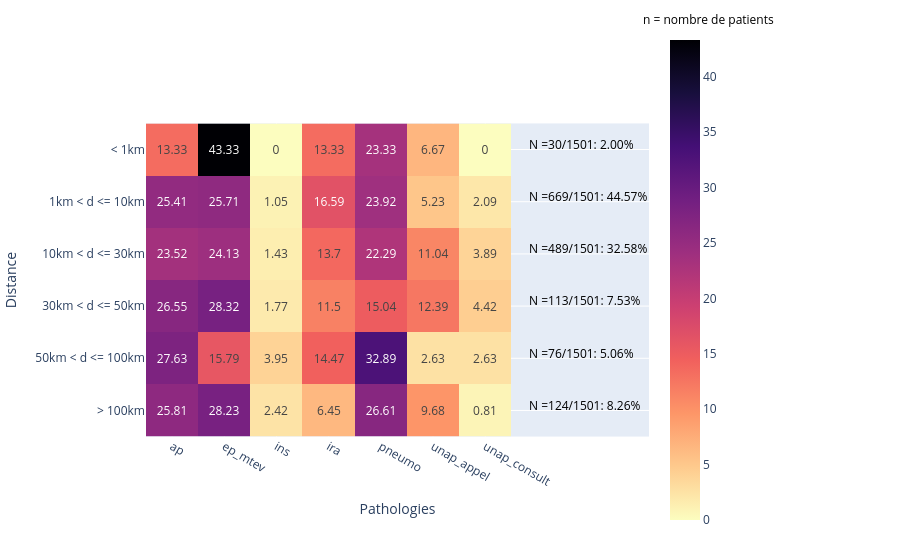

The cell this chart's notebook holds for it:
### Markdown cell above
##### Heatmap en pourcentage centre de paris

### Code cell
# Lecture du fichier CSV
df_tab_dist_paris = pd.read_csv('../geocodeur/from_hegp/data/data_octobre_2023/dist_em_paris.csv', sep=";")

# Configuration de l'index et conversion des colonnes en entiers
df_tab_dist_paris.index = df_tab_dist_paris['distance']
df_tab_dist_paris = df_tab_dist_paris.drop('distance', axis=1)
df_tab_dist_paris[['ap','ep_mtev','ins', 'ira', 'pneumo', 'unap_appel','unap_consult', 'total']] = df_tab_dist_paris[['ap','ep_mtev','ins', 'ira', 'pneumo', 'unap_appel','unap_consult', 'total']].astype(int)

# Calcul de la somme des patients pour chaque ligne (sans 'total')
df_tab_dist_paris['Sum'] = df_tab_dist_paris[['ap','ep_mtev','ins', 'ira', 'pneumo', 'unap_appel','unap_consult']].sum(axis=1)

# Diviser chaque colonne par la colonne 'total'
for column in ['ap','ep_mtev','ins', 'ira', 'pneumo', 'unap_appel','unap_consult']:
    df_tab_dist_paris[column] = ((df_tab_dist_paris[column] / df_tab_dist_paris['total'])*100).round(2)

# Création de la heatmap sans la colonne 'total' et la colonne fictive pour espacement
fig = px.imshow(df_tab_dist_paris.drop(['total', 'Sum'], axis=1), text_auto=True, color_continuous_scale='magma_r')


# Ajout de la somme des patients à la heatmap
for i, sum_value in enumerate(df_tab_dist_paris['Sum']):
    pourcentage = (sum_value/df_tab_dist_paris['total'].sum())*100
    fig.add_annotation(
        dict(
            text=f"N ={sum_value}/{df_tab_dist_paris['total'].sum()}: {pourcentage:.2f}%",
            x=len(df_tab_dist_paris.columns) - 2.2,  # Placer un peu à droite de la dernière colonne de données
            y= i - 0.1, 
            xref="x", 
            yref="y", 
            showarrow=False, 
            font=dict(color="black", size=12),
            xanchor="left",
            yanchor = "middle"
        )
    )

fig.add_annotation(
    dict(
        text="n = nombre de patients",
        x=1.115,  # Position horizontale au milieu de la heatmap
        y=1,  # Position verticale juste au-dessus de la heatmap
        xref="paper",  # Référence de la position horizontale
        yref="paper",  # Référence de la position verticale
        showarrow=False,  # Pas de flèche
        font=dict(color="black", size=12),
        xanchor="center",  # Alignement horizontal au centre
        yanchor="bottom"  # Alignement vertical en bas
    )
)

# Ajustement des marges pour la légende
fig.update_layout(
    margin=dict(l=30, r=250, t=30, b=30),  # Augmenter 'r' pour laisser plus de place pour la légende
    xaxis_title="Pathologies",
    yaxis_title="Distance",
    legend_title_text='Pathologies'
)

fig.show()

### Figure 1 — Plotly figure (JSON) as saved in the notebook; plotly's stock layout.template omitted (floating-point values rounded to 4 significant figures)
{"data": [{"coloraxis": "coloraxis", "hovertemplate": "x: %{x}<br>distance: %{y}<br>color: %{z}<extra></extra>", "name": "0", "texttemplate": "%{z}", "type": "heatmap", "x": ["ap", "ep_mtev", "ins", "ira", "pneumo", "unap_appel", "unap_consult"], "xaxis": "x", "y": ["< 1km", "1km < d <= 10km", "10km < d <= 30km", "30km < d <= 50km", "50km < d <= 100km", "> 100km"], "yaxis": "y", "z": [[13.33, 43.33, 0, 13.33, 23.33, 6.67, 0], [25.41, 25.71, 1.05, 16.59, 23.92, 5.23, 2.09], [23.52, 24.13, 1.43, 13.7, 22.29, 11.04, 3.89], [26.55, 28.32, 1.77, 11.5, 15.04, 12.39, 4.42], [27.63, 15.79, 3.95, 14.47, 32.89, 2.63, 2.63], [25.81, 28.23, 2.42, 6.45, 26.61, 9.68, 0.81]]}], "layout": {"annotations": [{"font": {"color": "black", "size": 12}, "showarrow": false, "text": "N =30/1501: 2.00%", "x": 6.8, "xanchor": "left", "xref": "x", "y": -0.1, "yanchor": "middle", "yref": "y"}, {"font": {"color": "black", "size": 12}, "showarrow": false, "text": "N =669/1501: 44.57%", "x": 6.8, "xanchor": "left", "xref": "x", "y": 0.9, "yanchor": "middle", "yref": "y"}, {"font": {"color": "black", "size": 12}, "showarrow": false, "text": "N =489/1501: 32.58%", "x": 6.8, "xanchor": "left", "xref": "x", "y": 1.9, "yanchor": "middle", "yref": "y"}, {"font": {"color": "black", "size": 12}, "showarrow": false, "text": "N =113/1501: 7.53%", "x": 6.8, "xanchor": "left", "xref": "x", "y": 2.9, "yanchor": "middle", "yref": "y"}, {"font": {"color": "black", "size": 12}, "showarrow": false, "text": "N =76/1501: 5.06%", "x": 6.8, "xanchor": "left", "xref": "x", "y": 3.9, "yanchor": "middle", "yref": "y"}, {"font": {"color": "black", "size": 12}, "showarrow": false, "text": "N =124/1501: 8.26%", "x": 6.8, "xanchor": "left", "xref": "x", "y": 4.9, "yanchor": "middle", "yref": "y"}, {"font": {"color": "black", "size": 12}, "showarrow": false, "text": "n = nombre de patients", "x": 1.115, "xanchor": "center", "xref": "paper", "y": 1, "yanchor": "bottom", "yref": "paper"}], "coloraxis": {"colorscale": [[0, "#fcfdbf"], [0.1111, "#feca8d"], [0.2222, "#fd9668"], [0.3333, "#f1605d"], [0.4444, "#cd4071"], [0.5556, "#9e2f7f"], [0.6667, "#721f81"], [0.7778, "#440f76"], [0.8889, "#180f3d"], [1, "#000004"]]}, "legend": {"title": {"text": "Pathologies"}}, "margin": {"b": 30, "l": 30, "r": 250, "t": 30}, "xaxis": {"anchor": "y", "constrain": "domain", "domain": [0, 1], "scaleanchor": "y", "title": {"text": "Pathologies"}}, "yaxis": {"anchor": "x", "autorange": "reversed", "constrain": "domain", "domain": [0, 1], "title": {"text": "Distance"}}}}
